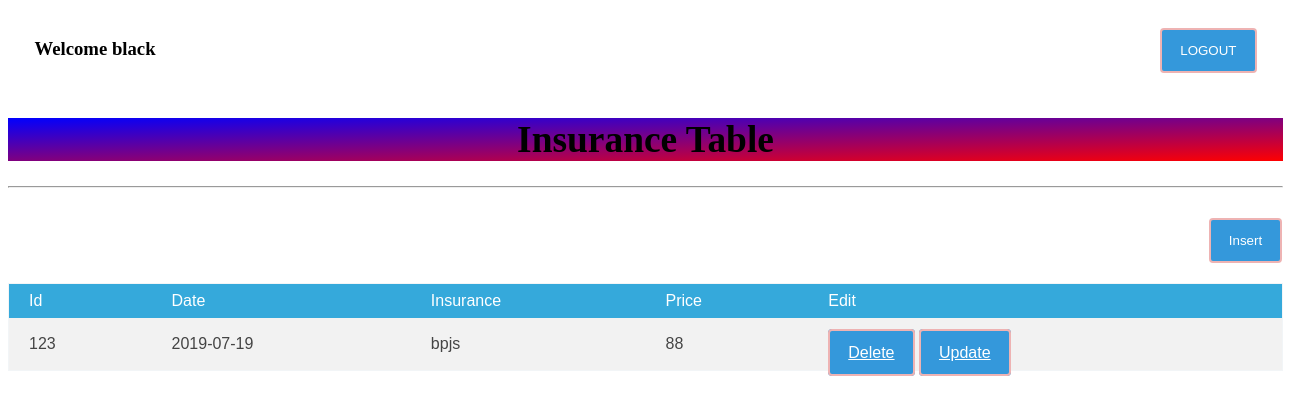
The page /asuransi/index.php (signed in) on the database as committed earlier.
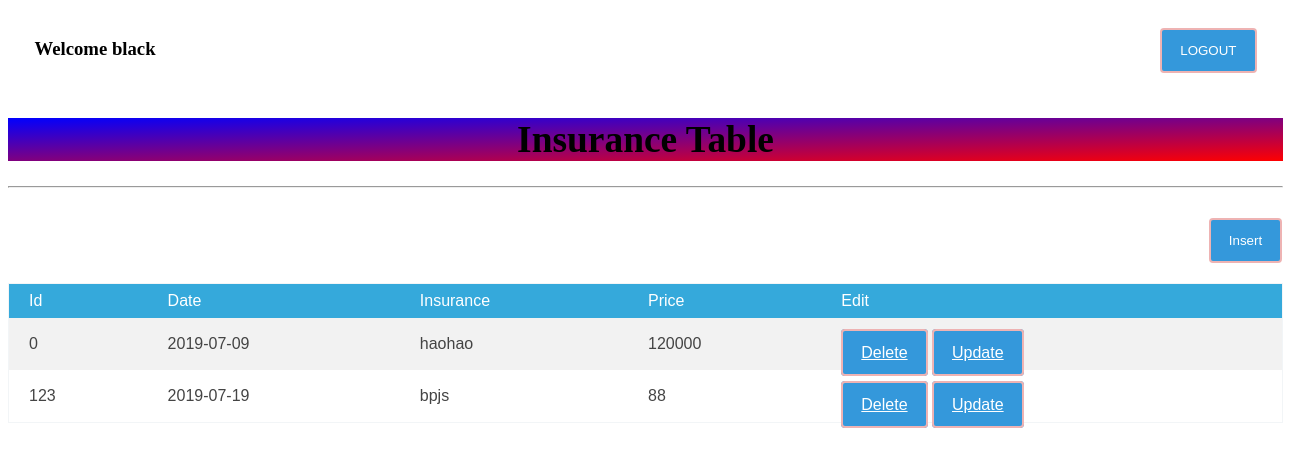
The same page on the database as committed later.
### tables this page shows
CREATE TABLE `insurance_tb` (
  `id` int(20) NOT NULL,
  `date` date NOT NULL,
  `insurancename` varchar(200) NOT NULL,
  `price` double NOT NULL
);

### asuransi/index.php (the view, shortened to what this page needs)
<?php
echo "<h3> Welcome ".$_SESSION['username'];
?>
<button style="margin-left:1000px;" class ="inputbutton" onclick="window.location.href='logout.php'">LOGOUT</button>
<html>
<head>
<link rel="stylesheet" href="./../index.css">
</head>
<body style="text-align:center;"
><hr"/>
 <h1 style="
  background-image: linear-gradient(to bottom right, blue, red);" >Insurance Table</h1>
<hr />
<tr><td>
<form action="insert.php" method="post">
	<input style="margin-left:1200px"type="submit" value="Insert" class = "inputbutton">
</td></tr>
 <table style="width:100%" class="table1">
  <tr>
   <th>Id</th>
   <th>Date</th>
   <th>Insurance</th>
   <th>Price</th>
   <th>Edit</th>
  </tr>
  <?php
  $con = mysqli_connect("localhost","root","");
  $data = mysqli_query($con,"select * from insurance_tb");
  while($r = mysqli_fetch_array($data)){
   $id = $r['id'];
   $date = $r['date'];
   $insurancename = $r['insurancename'];
   $price = $r['price'];
        ?>
   <td><?php echo $id; ?></td>
   <td><?php echo $date; ?></td>
   <td><?php echo $insurancename; ?></td>
   <td><?php echo $price; ?></td>
   <td>
   <br/>
   <a class="inputbutton" style="text-color:white;" href="delete.php?id=<?php echo $r['id'];?>">Delete</a>
   <a class="inputbutton" href="update.php?id=<?php echo $r['id']; ?>">Update</a>
</td>
  <?php
  }
  ?>
 </table>
</body>
</html>

### index.css (style rules this page uses)
.inputbutton { background: #3498db; color: #fff; border: 2px solid rgb(238, 179, 179); border-radius: 4px; padding:13px 18px; margin: 20px 0px; }
h1 { text-align:center; }

### asuransi/index.php (style rules this page uses)
.table1 { font-family: sans-serif; color: #444; border-collapse: collapse; width: 50%; border: 1px solid #f2f5f7; }
.table1 tr th { background: #35A9DB; color: #fff; font-weight: normal; }
.table1, th, td { padding: 8px 20px; text-align: left; }

Rows that differ between the two databases and show on the page:
added insurance_tb: id "0", date "2019-07-09", insurancename "haohao", price "120000"
